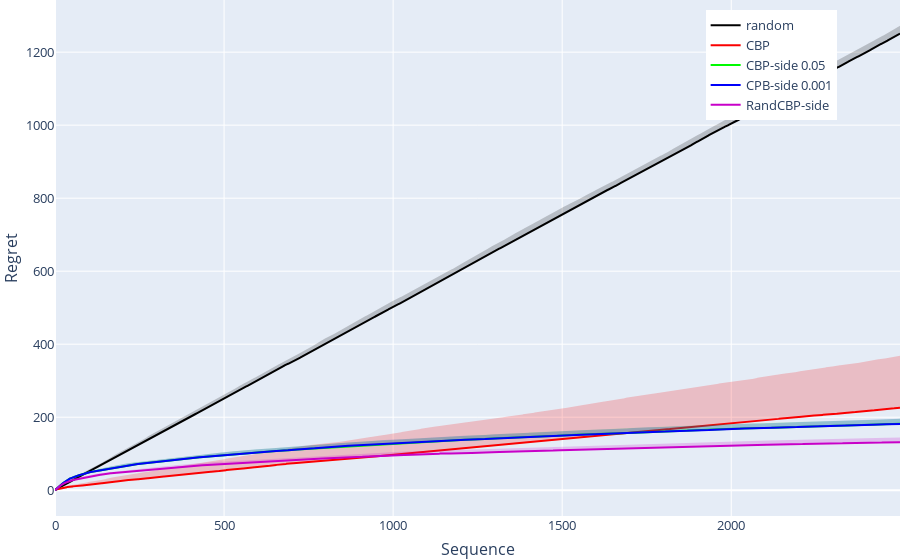
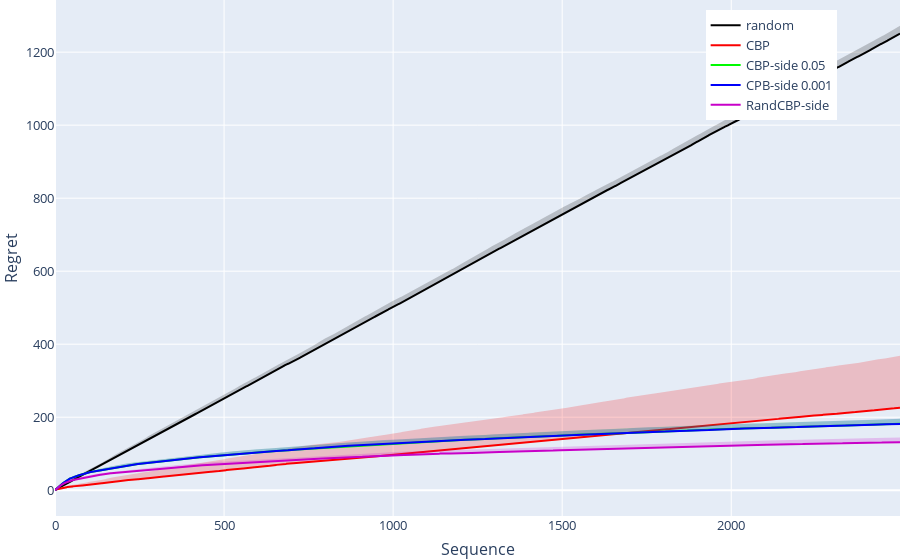

Notebook source saved alongside these figures, in order:
### Code cell
n_cores = 8
n_folds = 25
horizon = 2500

game = games.apple_tasting(False)

algos = [ random_algo.Random(  game, horizon, ),    
          cpb.CPB(  game, horizon, 1.01),  
          cpb_side.CPB_side(  game, horizon,1.01, 0.05), 
          cpb_side.CPB_side(  game, horizon,1.01, 0.001), 
          cpb_side_gaussian.RandCPB_side(game, horizon, 1.01, 0.05, 1/8, 10, False, 10e-7)   ] #cpb_side_gaussian.CPB_side_gauss(game, horizon, 1/16, 10)

colors = [  [0,0,0], [250,0,0], [0,250,0] , [0,0,250],  [200,0,200]  ] #, [250,0,0]
labels = [  'random',  'CBP', 'CBP-side 0.05',  'CPB-side 0.001', 'RandCBP-side' ] #  'Rand CPB-side'

fig = go.Figure( )

for alg, color, label in zip( algos, colors, labels):

    r,g,b = color
    result = evaluate_parallel(n_cores, n_folds, horizon, alg, game, 'easy')
    np.save('./results/apple_tasting/easy_context_{}_{}_{}'.format(horizon,n_folds, label), result)
    regret =  np.mean(result,0) 
    
    xcoords = np.arange(0,horizon,1).tolist()
    std =  np.std(result,0) 
    upper_regret = regret + std

    fig.add_trace(go.Scatter(x=xcoords, y=regret, line=dict(color='rgb({},{},{})'.format(r,g,b)), mode='lines',  name=label )) # 

    fig.add_trace(   go.Scatter( x=xcoords+xcoords[::-1], y=upper_regret.tolist()+regret.tolist()[::-1],  fill='toself', fillcolor='rgba({},{},{},0.2)'.format(r,g,b), 
                         line=dict(color='rgba(255,255,255,0)'),   hoverinfo="skip",  showlegend=False )  )
    
fig.update_layout(legend= dict(yanchor="top",y=0.98,xanchor="left",x=0.77), autosize=False,
                 xaxis_title="Sequence",
                 yaxis_title="Regret",
                 margin=go.layout.Margin( l=0,   r=0,   b=0,    t=0, ), 
                  font=dict(size=13,) )

fig.show(legend=True)

fig.write_image("./easy_AT_context.pdf")

#fig.update_xaxes(type="log")
# fig.write_image("./easy_AT_context_log.pdf")

fig.show()

### Figure 1 — Plotly figure (JSON) as saved in the notebook; plotly's stock layout.template omitted (floating-point values rounded to 4 significant figures; data arrays with more than 128 entries replaced by an {"elided": "..."} marker saying what was removed)
{"data": [{"line": {"color": "rgb(0,0,0)"}, "mode": "lines", "name": "random", "x": {"elided": "2500 int values"}, "y": {"elided": "2500 float values"}, "type": "scatter"}, {"fill": "toself", "fillcolor": "rgba(0,0,0,0.2)", "hoverinfo": "skip", "line": {"color": "rgba(255,255,255,0)"}, "showlegend": false, "x": {"elided": "5000 int values"}, "y": {"elided": "5000 float values"}, "type": "scatter"}, {"line": {"color": "rgb(250,0,0)"}, "mode": "lines", "name": "CBP", "x": {"elided": "2500 int values"}, "y": {"elided": "2500 float values"}, "type": "scatter"}, {"fill": "toself", "fillcolor": "rgba(250,0,0,0.2)", "hoverinfo": "skip", "line": {"color": "rgba(255,255,255,0)"}, "showlegend": false, "x": {"elided": "5000 int values"}, "y": {"elided": "5000 float values"}, "type": "scatter"}, {"line": {"color": "rgb(0,250,0)"}, "mode": "lines", "name": "CBP-side 0.05", "x": {"elided": "2500 int values"}, "y": {"elided": "2500 float values"}, "type": "scatter"}, {"fill": "toself", "fillcolor": "rgba(0,250,0,0.2)", "hoverinfo": "skip", "line": {"color": "rgba(255,255,255,0)"}, "showlegend": false, "x": {"elided": "5000 int values"}, "y": {"elided": "5000 float values"}, "type": "scatter"}, {"line": {"color": "rgb(0,0,250)"}, "mode": "lines", "name": "CPB-side 0.001", "x": {"elided": "2500 int values"}, "y": {"elided": "2500 float values"}, "type": "scatter"}, {"fill": "toself", "fillcolor": "rgba(0,0,250,0.2)", "hoverinfo": "skip", "line": {"color": "rgba(255,255,255,0)"}, "showlegend": false, "x": {"elided": "5000 int values"}, "y": {"elided": "5000 float values"}, "type": "scatter"}, {"line": {"color": "rgb(200,0,200)"}, "mode": "lines", "name": "RandCBP-side", "x": {"elided": "2500 int values"}, "y": {"elided": "2500 float values"}, "type": "scatter"}, {"fill": "toself", "fillcolor": "rgba(200,0,200,0.2)", "hoverinfo": "skip", "line": {"color": "rgba(255,255,255,0)"}, "showlegend": false, "x": {"elided": "5000 int values"}, "y": {"elided": "5000 float values"}, "type": "scatter"}], "layout": {"legend": {"yanchor": "top", "y": 0.98, "xanchor": "left", "x": 0.77}, "font": {"size": 13}, "autosize": false, "xaxis": {"title": {"text": "Sequence"}}, "yaxis": {"title": {"text": "Regret"}}, "margin": {"b": 0, "l": 0, "r": 0, "t": 0}}}

### Figure 2 — Plotly figure (JSON) as saved in the notebook; plotly's stock layout.template omitted (floating-point values rounded to 4 significant figures; data arrays with more than 128 entries replaced by an {"elided": "..."} marker saying what was removed)
{"data": [{"line": {"color": "rgb(0,0,0)"}, "mode": "lines", "name": "random", "x": {"elided": "2500 int values"}, "y": {"elided": "2500 float values"}, "type": "scatter"}, {"fill": "toself", "fillcolor": "rgba(0,0,0,0.2)", "hoverinfo": "skip", "line": {"color": "rgba(255,255,255,0)"}, "showlegend": false, "x": {"elided": "5000 int values"}, "y": {"elided": "5000 float values"}, "type": "scatter"}, {"line": {"color": "rgb(250,0,0)"}, "mode": "lines", "name": "CBP", "x": {"elided": "2500 int values"}, "y": {"elided": "2500 float values"}, "type": "scatter"}, {"fill": "toself", "fillcolor": "rgba(250,0,0,0.2)", "hoverinfo": "skip", "line": {"color": "rgba(255,255,255,0)"}, "showlegend": false, "x": {"elided": "5000 int values"}, "y": {"elided": "5000 float values"}, "type": "scatter"}, {"line": {"color": "rgb(0,250,0)"}, "mode": "lines", "name": "CBP-side 0.05", "x": {"elided": "2500 int values"}, "y": {"elided": "2500 float values"}, "type": "scatter"}, {"fill": "toself", "fillcolor": "rgba(0,250,0,0.2)", "hoverinfo": "skip", "line": {"color": "rgba(255,255,255,0)"}, "showlegend": false, "x": {"elided": "5000 int values"}, "y": {"elided": "5000 float values"}, "type": "scatter"}, {"line": {"color": "rgb(0,0,250)"}, "mode": "lines", "name": "CPB-side 0.001", "x": {"elided": "2500 int values"}, "y": {"elided": "2500 float values"}, "type": "scatter"}, {"fill": "toself", "fillcolor": "rgba(0,0,250,0.2)", "hoverinfo": "skip", "line": {"color": "rgba(255,255,255,0)"}, "showlegend": false, "x": {"elided": "5000 int values"}, "y": {"elided": "5000 float values"}, "type": "scatter"}, {"line": {"color": "rgb(200,0,200)"}, "mode": "lines", "name": "RandCBP-side", "x": {"elided": "2500 int values"}, "y": {"elided": "2500 float values"}, "type": "scatter"}, {"fill": "toself", "fillcolor": "rgba(200,0,200,0.2)", "hoverinfo": "skip", "line": {"color": "rgba(255,255,255,0)"}, "showlegend": false, "x": {"elided": "5000 int values"}, "y": {"elided": "5000 float values"}, "type": "scatter"}], "layout": {"legend": {"yanchor": "top", "y": 0.98, "xanchor": "left", "x": 0.77}, "font": {"size": 13}, "autosize": false, "xaxis": {"title": {"text": "Sequence"}}, "yaxis": {"title": {"text": "Regret"}}, "margin": {"b": 0, "l": 0, "r": 0, "t": 0}}}
